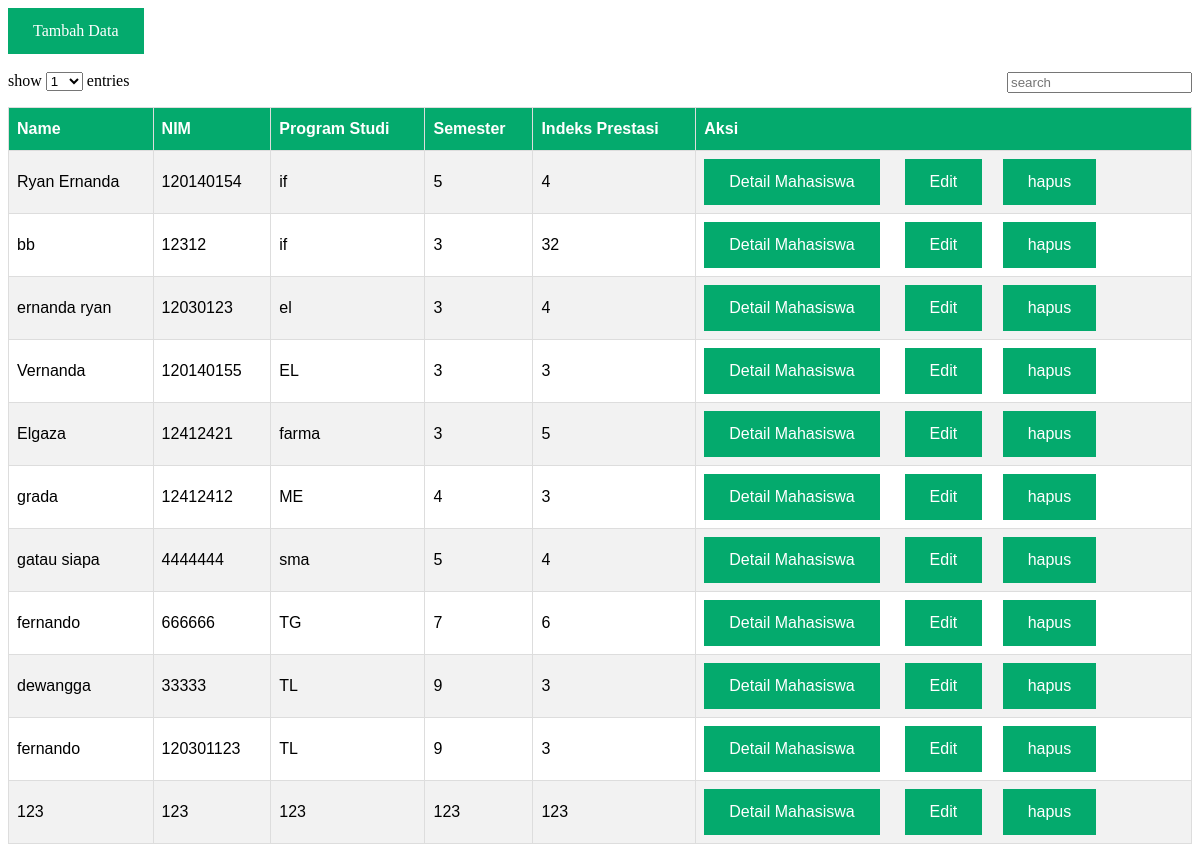
The page / on the database its author committed.
### tables this page shows
CREATE TABLE `tb_mhs` (
  `id` int(11) NOT NULL,
  `nama` varchar(100) NOT NULL,
  `nim` int(100) NOT NULL,
  `prodi` varchar(50) NOT NULL,
  `semester` int(11) NOT NULL,
  `ip` int(11) NOT NULL
);

### index.php (the view, shortened to what this page needs)
<?php
include_once("koneksi.php");
$sql = mysqli_query($mysqli, "SELECT * FROM tb_mhs ORDER BY id ASC");
?>
<html>
<head>
</head>
 <link rel="stylesheet" href="style.css">
<body>
<a href="tambah.php">Tambah Data</a><br/><br/>
<form action="" method="post">
    <label for="entries">show</label>
    <select name="entries">
        <option value="1">1</option>
    </select>
    <label for="entries">entries</label>
    <input style="float:right;" id="input" type="text" onkeyup="search()" placeholder="search">
</form>
    <table width='100%' border=1 id=mhs>
    <tr>
        <th>Name</th> <th>NIM</th> <th>Program Studi</th> <th>Semester</th> <th>Indeks Prestasi</th> <th>Aksi</th>
    </tr>
    <?php
    while($data = mysqli_fetch_array($sql)) {
        echo "<tr>";
        echo "<td>".$data['nama']."</td>";
        echo "<td>".$data['nim']."</td>";
        echo "<td>".$data['prodi']."</td>";
        echo "<td>".$data['semester']."</td>";
        echo "<td>".$data['ip']."</td>";
        echo "<td> <a href='detail.php?id=$data[id]'>Detail Mahasiswa</a> </button> &emsp;  <a href='edit.php?id=$data[id]'>Edit</a></button>&emsp;  <a href='hapus.php?id=$data[id]'>hapus</a></button></td></tr>";
    }
    ?>
    </table>
</body>
</html>

### style.css (style rules this page uses)
#mhs { font-family: Arial, Helvetica, sans-serif; border-collapse: collapse; width: 100%; }
#mhs td, #mhs th { border: 1px solid #ddd; padding: 8px; }
#mhs tr:nth-child(even) { background-color: #f2f2f2; }
#mhs th { padding-top: 12px; padding-bottom: 12px; text-align: left; background-color: #04AA6D; color: white; }
a:link, a:visited { background-color: #04AA6D; color: white; padding: 14px 25px; text-align: center; text-decoration: none; display: inline-block; }

### rows shown on the page
tb_mhs: nama "Ryan Ernanda", nim "120140154", prodi "if", semester "5", ip "4"
tb_mhs: nama "bb", nim "12312", prodi "if", semester "3", ip "32"
tb_mhs: nama "ernanda ryan", nim "12030123", prodi "el", semester "3", ip "4"
tb_mhs: nama "Vernanda", nim "120140155", prodi "EL", semester "3", ip "3"
tb_mhs: nama "Elgaza", nim "12412421", prodi "farma", semester "3", ip "5"
tb_mhs: nama "grada", nim "12412412", prodi "ME", semester "4", ip "3"
tb_mhs: nama "gatau siapa", nim "4444444", prodi "sma", semester "5", ip "4"
tb_mhs: nama "fernando", nim "666666", prodi "TG", semester "7", ip "6"
tb_mhs: nama "dewangga", nim "33333", prodi "TL", semester "9", ip "3"
tb_mhs: nama "fernando", nim "120301123", prodi "TL", semester "9", ip "3"
tb_mhs: nama "123", nim "123", prodi "123", semester "123", ip "123"
